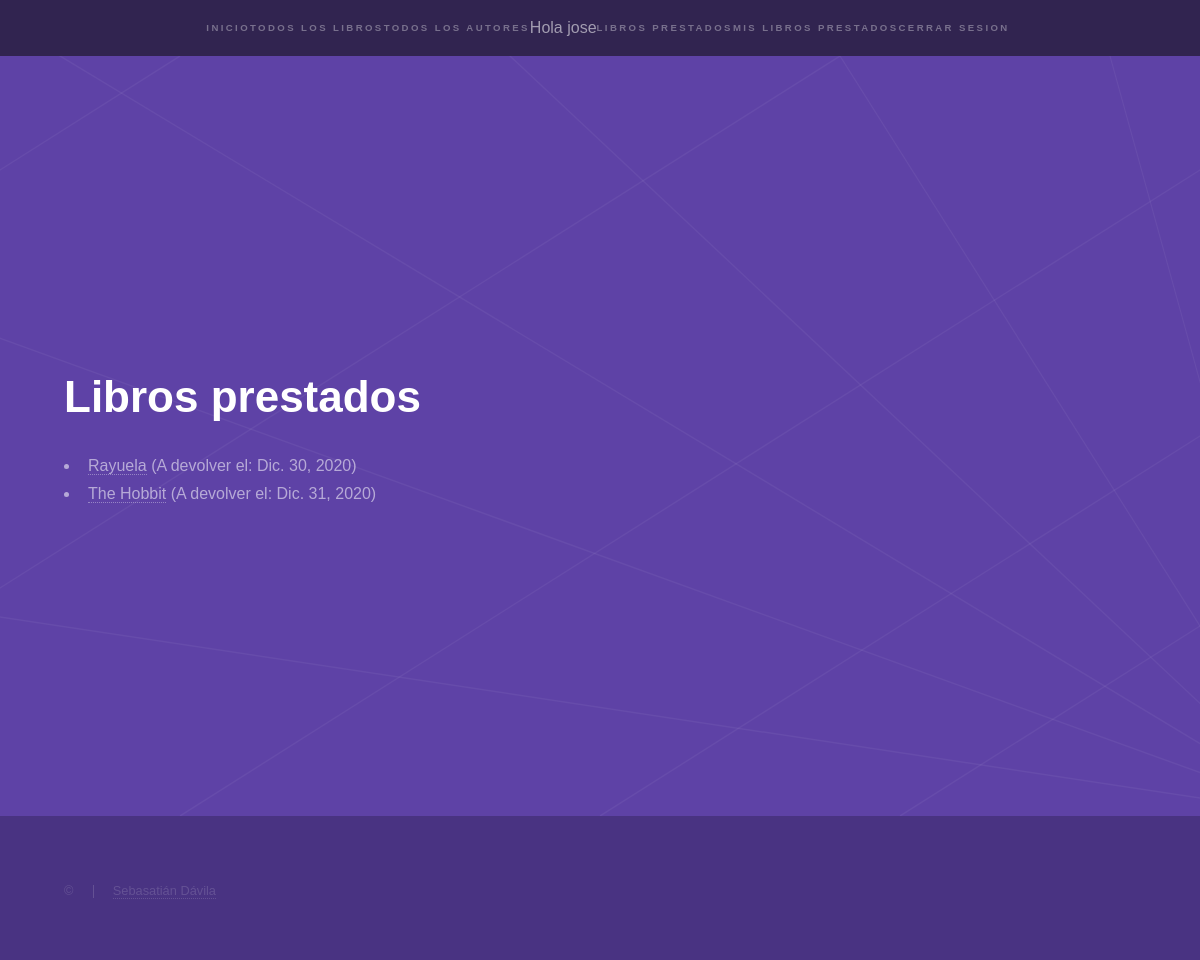
/catalog/mybooks/ (signed in), run on the app's committed database.
### catalog/models.py (models this page shows, shortened)
class BookInstance(models.Model):
    id = models.UUIDField(primary_key=True, default=uuid.uuid4,
                          help_text="Unique ID for this particular book across whole library")
    book = models.ForeignKey('Book', on_delete=models.SET_NULL, null=True)
    imprint = models.CharField(max_length=200)
    due_back = models.DateField(null=True, blank=True)
    borrower = models.ForeignKey(User, on_delete=models.SET_NULL, null=True, blank=True)
    @property
    def is_overdue(self):
        if self.due_back and date.today() > self.due_back:
            return True
        return False
    LOAN_STATUS = (
        ('d', 'Maintenance'),
        ('o', 'On loan'),
        ('a', 'Available'),
        ('r', 'Reserved'),
    )
    status = models.CharField(
        max_length=1,
        choices=LOAN_STATUS,
        blank=True,
        default='d',
        help_text='Dispobilidad del libro')
    class Meta:
        ordering = ['due_back']
        permissions = (("can_mark_returned", "Puede renovar la fecha de devolución"),)

class Book(models.Model):
    title = models.CharField(max_length=200)
    author = models.ForeignKey('Author', on_delete=models.SET_NULL, null=True)
    summary = models.TextField(max_length=1000, help_text="Enter a brief description of the book")
    isbn = models.CharField('ISBN', max_length=13,
                            unique=True,
                            help_text='13 Character <a href="https://www.isbn-international.org/content/what-isbn'
                                      '">ISBN number</a>')
    genre = models.ManyToManyField(Genre, help_text="Select a genre for this book")
    language = models.ForeignKey('Language', on_delete=models.SET_NULL, null=True)
    class Meta:
        ordering = ['title', 'author']
        permissions = (("can_see_buttons", "Pueden modificar los Libros"),)
    def display_genre(self):
        """Creates a string for the Genre. This is required to display genre in Admin."""
        return ', '.join([genre.subgenre for genre in self.genre.all()[:3]])
    display_genre.short_description = 'Genre'

### catalog/views.py (the view)
class LoanedBooksByUserListView(LoginRequiredMixin,generic.ListView):
    model = BookInstance
    template_name ='catalog/bookinstance_list_borrowed_user.html'
    paginate_by = 10
    def get_queryset(self):
        return BookInstance.objects.filter(borrower=self.request.user).filter(status__exact='o').order_by('due_back')

### catalog/templates/catalog/bookinstance_list_borrowed_user.html
{% extends "base_generic.html" %}
{% block content %}
    <h1>Libros prestados</h1>
    {% if bookinstance_list %}
    <ul>
      {% for bookinst in bookinstance_list %}
      <li class="{% if bookinst.is_overdue %}text-danger{% endif %}">
        <a href="{% url 'book-detail' bookinst.book.pk %}">{{bookinst.book.title}}</a> (A devolver el: {{ bookinst.due_back }})
      </li>
      {% endfor %}
    </ul>
    {% else %}
      <p>No tienes libros prestados.</p>
    {% endif %}
{% endblock %}

### catalog/templates/base_generic.html (shortened to what this page needs)
{% load static %}
<!DOCTYPE HTML>
<html lang="es">
	<head>
		<link rel="stylesheet" href="{% static 'assets/css/main.css' %}" />
    <link rel="stylesheet" href="{% static 'css/styles.css' %}">
</head>
  	<body class="is-preload">
			<section id="sidebar">
				<div class="inner">
					<nav>
						<div>
						<ul>
							<a href="{% url 'index' %}">Inicio</a>
							<a href="{% url 'books' %}">Todos los Libros</a>
							<a href="{% url 'authors' %}">Todos los Autores</a>
						{% block sidebar %}
						{% if user.is_authenticated %}
								<p>Hola {{ user.username }}</p>
								  {% if perms.catalog.can_mark_returned %}
								  <a href="{% url 'bibliotecario' %}">Libros prestados</a>
								  {% endif %}
								  <a href="{% url 'my-borrowed' %}">Mis libros prestados</a>
								  <a href="{% url 'logout' %}">Cerrar Sesion</a>
								</ul>
							  </div>
							  {% else %}
								  <a href="{% url 'login' %}">Iniciar Sesion</a>
								</ul>
							  </div>
							  {% endif %}
							  {% endblock %}
					</nav>
				</div>
			</section>
			<div id="wrapper">
					<section id="intro" class="wrapper style1 fullscreen fade-up">
						<div class="inner">
							{% block content %}{% endblock %}
						</div>
					</section>
			<footer id="footer" class="wrapper style1-alt">
				<div class="inner">
					<ul class="menu">
						<li>&copy;</li><li> <a href="https://sebadp.github.io/sebastiandavila.github.io/">Sebasatián Dávila</a></li>
					</ul>
				</div>
			</footer>
	</body>
</html>

### data on the page
BookInstance: book "Rayuela", due_back "Dic. 30, 2020"
BookInstance: book "The Hobbit", due_back "Dic. 31, 2020"

### other printed values
{{ user.username }} "jose"
